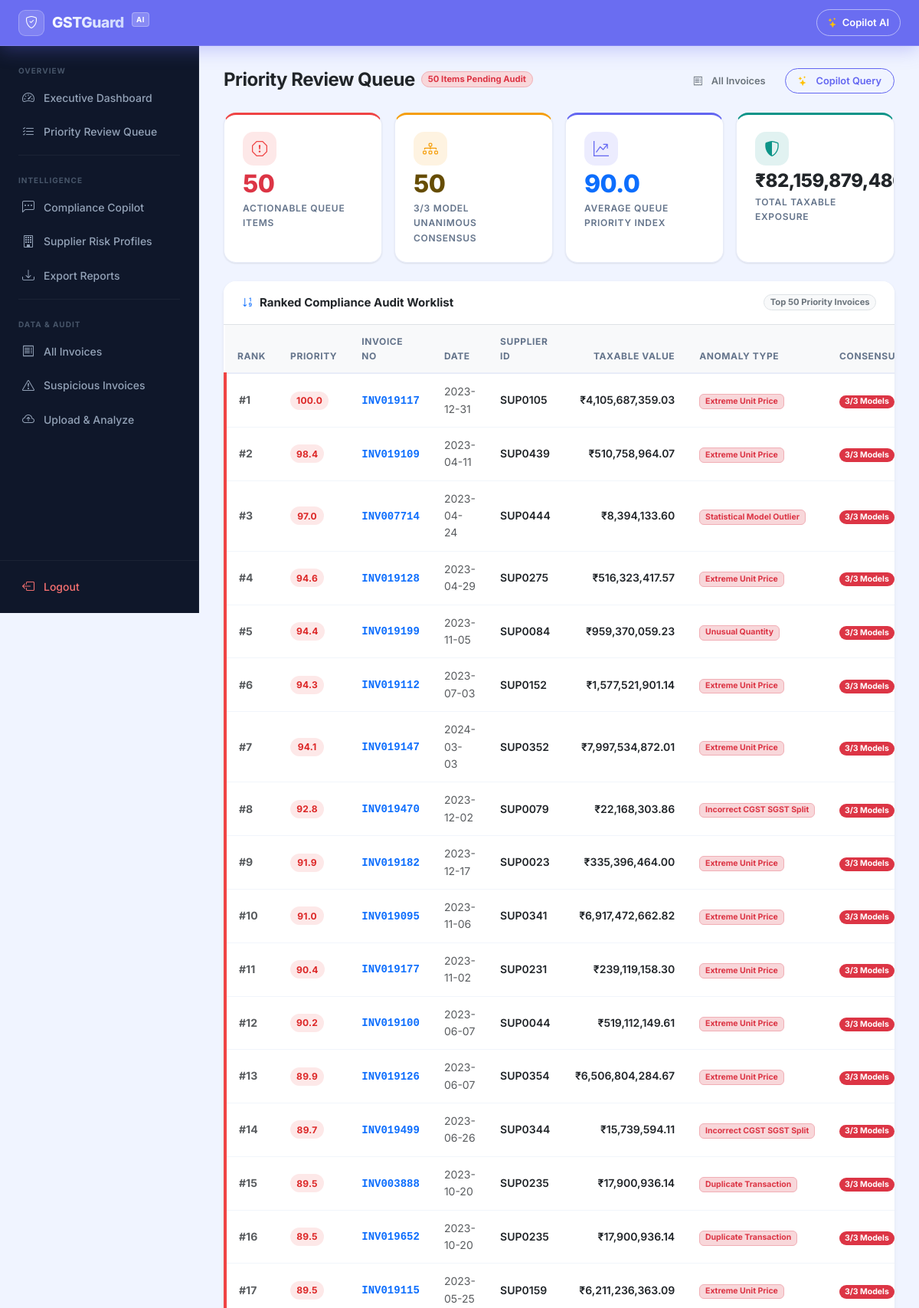
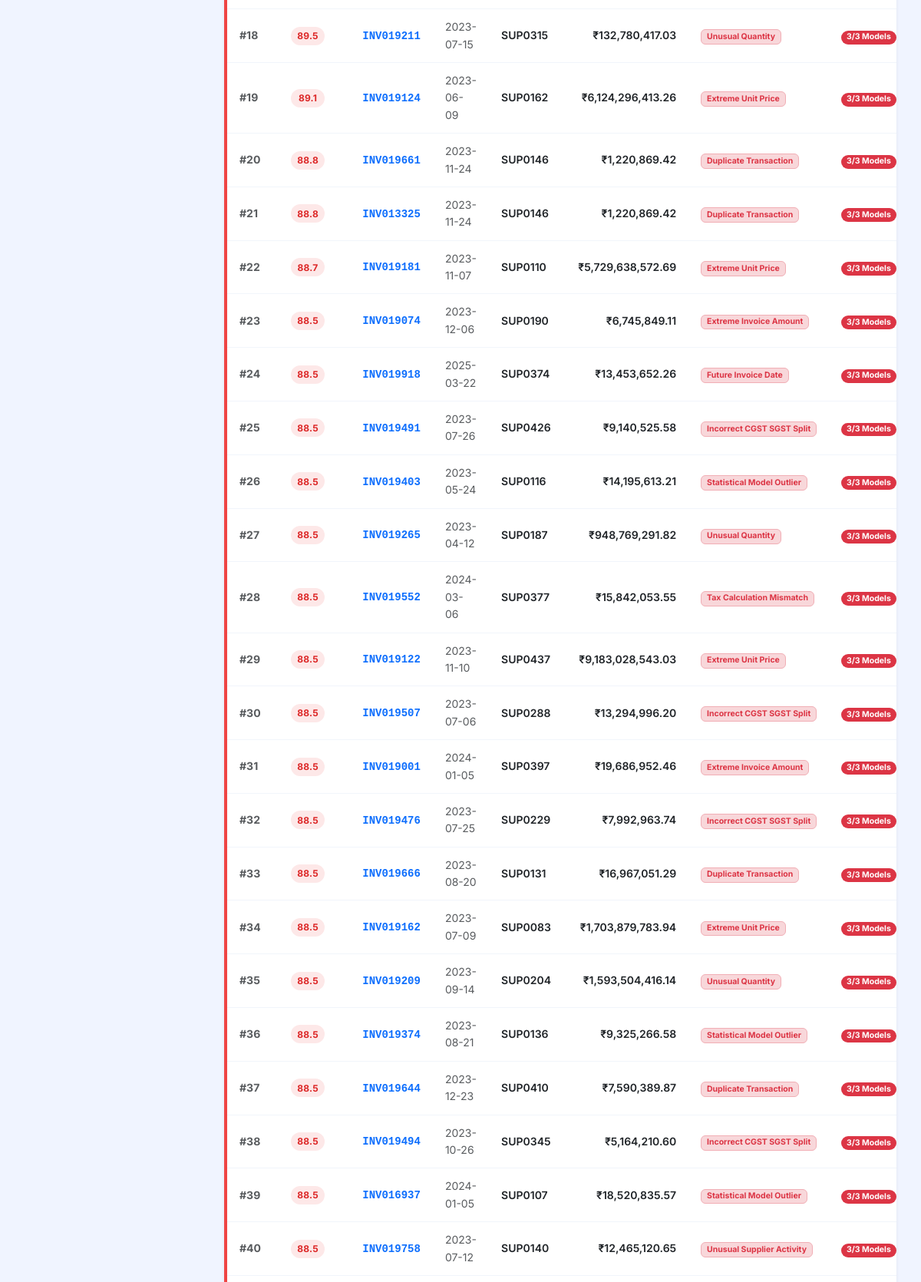
/review-queue (upper part), run on the app's committed database (2 pictures, top to bottom).
### database/models.py (models this page shows, shortened)
class Investigation(Base):
    __tablename__ = "investigations"
    id           = Column(Integer, primary_key=True, autoincrement=True)
    invoice_no   = Column(String(50), ForeignKey("invoices.invoice_no"), unique=True, index=True, nullable=False)
    status       = Column(String(30), default="NEW", nullable=False, index=True)
    assigned_to  = Column(String(100), default="Unassigned")
    notes        = Column(Text, default="")
    updated_at   = Column(String(30), default=lambda: datetime.now(timezone.utc).strftime("%Y-%m-%d %H:%M:%S"))
    invoice = relationship("Invoice", back_populates="investigation")

class Analysis(Base):
    __tablename__ = "analysis"
    invoice_no        = Column(String(50), ForeignKey("invoices.invoice_no"), primary_key=True, index=True)
    isolation_score   = Column(Float, nullable=False)
    isolation_anomaly = Column(Integer, nullable=False)   # 1 if anomalous, 0 if normal
    lof_score         = Column(Float, nullable=False)
    lof_anomaly       = Column(Integer, nullable=False)   # 1 if anomalous, 0 if normal
    max_abs_zscore    = Column(Float, nullable=False)
    zscore_anomaly    = Column(Integer, nullable=False)   # 1 if anomalous, 0 if normal
    risk_score        = Column(Float, nullable=False, index=True) # 0.0 to 100.0
    risk_level        = Column(String(20), nullable=False, index=True)  # Low Risk, Medium Risk, High Risk
    anomaly_type      = Column(String(100), default="Normal", index=True)
    explanation       = Column(Text)
    invoice = relationship("Invoice", back_populates="analysis")

class Invoice(Base):
    __tablename__ = "invoices"
    invoice_no          = Column(String(50), primary_key=True, index=True)
    invoice_date        = Column(String(20), index=True)
    supplier_id         = Column(String(50), index=True)
    supplier_gstin      = Column(String(20), index=True)
    buyer_id            = Column(String(50), index=True)
    buyer_gstin         = Column(String(20), index=True)
    product_category    = Column(String(100), index=True)
    hsn_code            = Column(String(20))
    quantity            = Column(Float, nullable=False)
    unit_price          = Column(Float, nullable=False)
    discount_percentage = Column(Float, default=0.0)
    discount_amount     = Column(Float, default=0.0)
    taxable_value       = Column(Float, nullable=False)
    gst_rate            = Column(Float, nullable=False)
    cgst                = Column(Float, default=0.0)
    sgst                = Column(Float, default=0.0)
    igst                = Column(Float, default=0.0)
    cess_rate           = Column(Float, default=0.0)
    cess_amount         = Column(Float, default=0.0)
    total_tax           = Column(Float, nullable=False)
    total_amount        = Column(Float, nullable=False)
    payment_method      = Column(String(50))
    analysis = relationship("Analysis", back_populates="invoice", uselist=False, cascade="all, delete-orphan")
    investigation = relationship("Investigation", back_populates="invoice", uselist=False, cascade="all, delete-orphan")

### routes/invoice_routes.py (the view)
@invoice_bp.route("/review-queue")
def review_queue_view():
    queue = get_review_queue(limit=50)
    return render_template("review_queue.html", queue=queue)

### templates/review_queue.html (shortened to what this page needs)
{% extends "base.html" %}
{% block content %}
{% set active_page = 'review-queue' %}
<div class="d-flex justify-content-between align-items-center mb-4 flex-wrap gap-2">
  <div>
    <div class="d-flex align-items-center gap-2 mb-1">
      <h2 class="fw-bold mb-0 text-dark" style="letter-spacing: -0.02em;">
        Priority Review Queue
      </h2>
      <span class="badge bg-danger-subtle text-danger border border-danger-subtle rounded-pill px-2 py-1 small">
        {{ queue | length }} Items Pending Audit
      </span>
    </div>
  </div>
  <div class="d-flex gap-2">
    <a href="/invoices" class="btn btn-sm btn-outline-secondary rounded-pill px-3">
      <i class="bi bi-receipt me-1"></i>All Invoices
    </a>
    <a href="/copilot" class="btn btn-sm btn-outline-primary rounded-pill px-3">
      <i class="bi bi-stars text-warning me-1"></i>Copilot Query
    </a>
  </div>
</div>
<div class="row g-3 mb-4">
  <div class="col-sm-6 col-lg-3">
    <div class="stat-card h-100" style="border-top: 3px solid #ef4444;">
      <div class="stat-icon icon-danger mb-2" style="width: 44px; height: 44px; font-size: 1.25rem;">
        <i class="bi bi-exclamation-octagon"></i>
      </div>
      <div class="stat-value text-danger">{{ queue | length }}</div>
      <div class="stat-label">Actionable Queue Items</div>
    </div>
  </div>
  <div class="col-sm-6 col-lg-3">
    <div class="stat-card h-100" style="border-top: 3px solid #f59e0b;">
      <div class="stat-icon icon-warning mb-2" style="width: 44px; height: 44px; font-size: 1.25rem;">
        <i class="bi bi-diagram-3"></i>
      </div>
      <div class="stat-value text-warning-emphasis">
        {{ queue | selectattr('consensus_count', 'equalto', 3) | list | length }}
      </div>
      <div class="stat-label">3/3 Model Unanimous Consensus</div>
    </div>
  </div>
  <div class="col-sm-6 col-lg-3">
    <div class="stat-card h-100" style="border-top: 3px solid #6366f1;">
      <div class="stat-icon icon-primary mb-2" style="width: 44px; height: 44px; font-size: 1.25rem;">
        <i class="bi bi-graph-up-arrow"></i>
      </div>
      <div class="stat-value text-primary">
        {% if queue %}
          {{ "%.1f"|format((queue | map(attribute='priority_score') | sum) / (queue | length)) }}
        {% else %}
          0.0
        {% endif %}
      </div>
      <div class="stat-label">Average Queue Priority Index</div>
    </div>
  </div>
  <div class="col-sm-6 col-lg-3">
    <div class="stat-card h-100" style="border-top: 3px solid #0d9488;">
      <div class="stat-icon mb-2" style="width: 44px; height: 44px; font-size: 1.25rem; background: rgba(13, 148, 136, 0.12); color: #0d9488;">
        <i class="bi bi-shield-shaded"></i>
      </div>
      <div class="stat-value text-dark fs-4">
        {% set total_exposure = queue | map(attribute='taxable_value') | sum %}
        ₹{{ "{:,.0f}".format(total_exposure) }}
      </div>
      <div class="stat-label">Total Taxable Exposure</div>
    </div>
  </div>
</div>
<div class="card border-0 shadow-sm rounded-4 overflow-hidden mb-4">
  <div class="card-header bg-white py-3 border-bottom d-flex justify-content-between align-items-center flex-wrap gap-2">
    <span class="fw-bold text-dark d-flex align-items-center gap-2">
      <i class="bi bi-sort-numeric-down text-primary"></i>Ranked Compliance Audit Worklist
    </span>
    <span class="badge bg-light text-secondary border rounded-pill">
      Top {{ queue | length }} Priority Invoices
    </span>
  </div>
  <div class="table-responsive">
    <table class="table table-hover align-middle mb-0 small">
      <thead class="table-light text-uppercase text-secondary" style="font-size: 0.72rem; letter-spacing: 0.05em;">
        <tr>
          <th class="ps-3" style="width: 50px;">Rank</th>
          <th>Priority</th>
          <th>Invoice No</th>
          <th>Date</th>
          <th>Supplier ID</th>
          <th class="text-end">Taxable Value</th>
          <th>Anomaly Type</th>
          <th>Consensus</th>
        </tr>
      </thead>
      <tbody>
        {% for item in queue %}
        <tr style="{% if item.priority_score >= 80 %}border-left: 4px solid #ef4444;{% elif item.priority_score >= 60 %}border-left: 4px solid #f59e0b;{% endif %}">
          <td class="ps-3 fw-bold text-muted">#{{ loop.index }}</td>
          <td>
            <span class="score-pill {% if item.priority_score >= 80 %}score-high{% elif item.priority_score >= 60 %}score-medium{% else %}score-low{% endif %}">
              {{ item.priority_score }}
            </span>
          </td>
          <td>
            <a href="/invoice/{{ item.invoice_no }}" class="fw-bold text-primary font-monospace text-decoration-none">
              {{ item.invoice_no }}
            </a>
          </td>
          <td class="text-muted">{{ item.invoice_date }}</td>
          <td>
            <a href="/suppliers/{{ item.supplier_id }}" class="text-dark text-decoration-none fw-semibold">
              {{ item.supplier_id }}
            </a>
          </td>
          <td class="text-end fw-semibold text-dark">₹{{ "{:,.2f}".format(item.taxable_value) }}</td>
          <td>
            <span class="badge bg-danger-subtle text-danger border border-danger-subtle">{{ item.anomaly_type }}</span>
          </td>
          <td>
            <span class="badge {% if item.consensus_count == 3 %}bg-danger{% elif item.consensus_count == 2 %}bg-warning text-dark{% else %}bg-primary{% endif %} rounded-pill">
              {{ item.consensus_count }}/3 Models
            </span>
          </td>
        </tr>
        {% endfor %}
      </tbody>
    </table>
  </div>
</div>
{% endblock %}

### data on the page
Investigation: priority_score "100.0", invoice_no "INV019117", invoice_date "2023-12-31", supplier_id "SUP0105", taxable_value "4,105,687,359.03", anomaly_type "Extreme Unit Price", consensus_count "3"
Analysis: priority_score "98.4", invoice_no "INV019109", invoice_date "2023-04-11", supplier_id "SUP0439", anomaly_type "Extreme Unit Price", consensus_count "3"
Invoice: taxable_value "510,758,964.07"
Analysis: priority_score "91.0", invoice_no "INV019095", invoice_date "2023-11-06", supplier_id "SUP0341", anomaly_type "Extreme Unit Price", consensus_count "3"
Invoice: taxable_value "6,917,472,662.82"
Analysis: priority_score "89.5", invoice_no "INV003888", invoice_date "2023-10-20", supplier_id "SUP0235", anomaly_type "Duplicate Transaction", consensus_count "3"
Invoice: taxable_value "17,900,936.14", priority_score "89.5", invoice_no "INV019652", invoice_date "2023-10-20", supplier_id "SUP0235", anomaly_type "Duplicate Transaction", consensus_count "3"
Analysis: priority_score "88.8", invoice_no "INV019661", invoice_date "2023-11-24", supplier_id "SUP0146", anomaly_type "Duplicate Transaction", consensus_count "3"
Invoice: taxable_value "1,220,869.42", priority_score "88.8", invoice_no "INV013325", invoice_date "2023-11-24", supplier_id "SUP0146", anomaly_type "Duplicate Transaction", consensus_count "3"
Analysis: priority_score "88.5", invoice_no "INV019074", invoice_date "2023-12-06", supplier_id "SUP0190", anomaly_type "Extreme Invoice Amount", consensus_count "3"
Invoice: taxable_value "6,745,849.11"
Analysis: priority_score "88.5", invoice_no "INV019918", invoice_date "2025-03-22", supplier_id "SUP0374", anomaly_type "Future Invoice Date", consensus_count "3"
Invoice: taxable_value "13,453,652.26"
Analysis: priority_score "88.5", invoice_no "INV019491", invoice_date "2023-07-26", supplier_id "SUP0426", anomaly_type "Incorrect CGST SGST Split", consensus_count "3"
Invoice: taxable_value "9,140,525.58"
Analysis: priority_score "88.5", invoice_no "INV019403", invoice_date "2023-05-24", supplier_id "SUP0116", anomaly_type "Statistical Model Outlier", consensus_count "3"
Invoice: taxable_value "14,195,613.21"
Analysis: priority_score "88.5", invoice_no "INV019265", invoice_date "2023-04-12", supplier_id "SUP0187", anomaly_type "Unusual Quantity", consensus_count "3"
Invoice: taxable_value "948,769,291.82"
Analysis: priority_score "88.5", invoice_no "INV019552", invoice_date "2024-03-06", supplier_id "SUP0377", anomaly_type "Tax Calculation Mismatch", consensus_count "3"
Invoice: taxable_value "15,842,053.55"
Analysis: priority_score "88.5", invoice_no "INV019122", invoice_date "2023-11-10", supplier_id "SUP0437", anomaly_type "Extreme Unit Price", consensus_count "3"
Invoice: taxable_value "9,183,028,543.03"
Analysis: priority_score "88.5", invoice_no "INV019507", invoice_date "2023-07-06", supplier_id "SUP0288", anomaly_type "Incorrect CGST SGST Split", consensus_count "3"
Invoice: taxable_value "13,294,996.20"
Analysis: priority_score "88.5", invoice_no "INV019001", invoice_date "2024-01-05", supplier_id "SUP0397", anomaly_type "Extreme Invoice Amount", consensus_count "3"
Invoice: taxable_value "19,686,952.46"
Analysis: priority_score "88.5", invoice_no "INV019476", invoice_date "2023-07-25", supplier_id "SUP0229", anomaly_type "Incorrect CGST SGST Split", consensus_count "3"
Invoice: taxable_value "7,992,963.74"
Analysis: priority_score "88.5", invoice_no "INV019666", invoice_date "2023-08-20", supplier_id "SUP0131", anomaly_type "Duplicate Transaction", consensus_count "3"
Invoice: taxable_value "16,967,051.29"
Analysis: priority_score "88.5", invoice_no "INV019162", invoice_date "2023-07-09", supplier_id "SUP0083", anomaly_type "Extreme Unit Price", consensus_count "3"
Invoice: taxable_value "1,703,879,783.94"
Analysis: priority_score "88.5", invoice_no "INV019209", invoice_date "2023-09-14", supplier_id "SUP0204", anomaly_type "Unusual Quantity", consensus_count "3"
Invoice: taxable_value "1,593,504,416.14"
Analysis: priority_score "88.5", invoice_no "INV019374", invoice_date "2023-08-21", supplier_id "SUP0136", anomaly_type "Statistical Model Outlier", consensus_count "3"
Invoice: taxable_value "9,325,266.58"
Analysis: priority_score "88.5", invoice_no "INV019644", invoice_date "2023-12-23", supplier_id "SUP0410", anomaly_type "Duplicate Transaction", consensus_count "3"
Invoice: taxable_value "7,590,389.87"
Analysis: priority_score "88.5", invoice_no "INV019494", invoice_date "2023-10-26", supplier_id "SUP0345", anomaly_type "Incorrect CGST SGST Split", consensus_count "3"
Invoice: taxable_value "5,164,210.60"
Analysis: priority_score "88.5", invoice_no "INV016937", invoice_date "2024-01-05", supplier_id "SUP0107", anomaly_type "Statistical Model Outlier", consensus_count "3"
Invoice: taxable_value "18,520,835.57"
Analysis: priority_score "88.5", invoice_no "INV019758", invoice_date "2023-07-12", supplier_id "SUP0140", anomaly_type "Unusual Supplier Activity", consensus_count "3"
Invoice: taxable_value "12,465,120.65"

### other printed values
{{ queue | length }} "50"
{{ queue | selectattr('consensus_count', 'equalto', 3) | list | length }} "50"
{{ item.priority_score }} "97.0" "94.6" "94.4" "94.3" "94.1" "92.8" "91.9" "90.4" "90.2" "89.9" "89.7" "89.5" "89.5" "89.1" "88.7"
{{ item.invoice_no }} "INV007714" "INV019128" "INV019199" "INV019112" "INV019147" "INV019470" "INV019182" "INV019177" "INV019100" "INV019126" "INV019499" "INV019115" "INV019211" "INV019124" "INV019181"
{{ item.invoice_date }} "2023-04-24" "2023-04-29" "2023-11-05" "2023-07-03" "2024-03-03" "2023-12-02" "2023-12-17" "2023-11-02" "2023-06-07" "2023-06-07" "2023-06-26" "2023-05-25" "2023-07-15" "2023-06-09" "2023-11-07"
{{ item.supplier_id }} "SUP0444" "SUP0275" "SUP0084" "SUP0152" "SUP0352" "SUP0079" "SUP0023" "SUP0231" "SUP0044" "SUP0354" "SUP0344" "SUP0159" "SUP0315" "SUP0162" "SUP0110"
{{ "{:,.2f}".format(item.taxable_value) }} "8,394,133.60" "516,323,417.57" "959,370,059.23" "1,577,521,901.14" "7,997,534,872.01" "22,168,303.86" "335,396,464.00" "239,119,158.30" "519,112,149.61" "6,506,804,284.67" "15,739,594.11" "6,211,236,363.09" "132,780,417.03" "6,124,296,413.26" "5,729,638,572.69"
{{ item.anomaly_type }} "Statistical Model Outlier" "Extreme Unit Price" "Unusual Quantity" "Extreme Unit Price" "Extreme Unit Price" "Incorrect CGST SGST Split" "Extreme Unit Price" "Extreme Unit Price" "Extreme Unit Price" "Extreme Unit Price" "Incorrect CGST SGST Split" "Extreme Unit Price" "Unusual Quantity" "Extreme Unit Price" "Extreme Unit Price"
{{ item.consensus_count }} "3" "3" "3" "3" "3" "3" "3" "3" "3" "3" "3" "3" "3" "3" "3"
